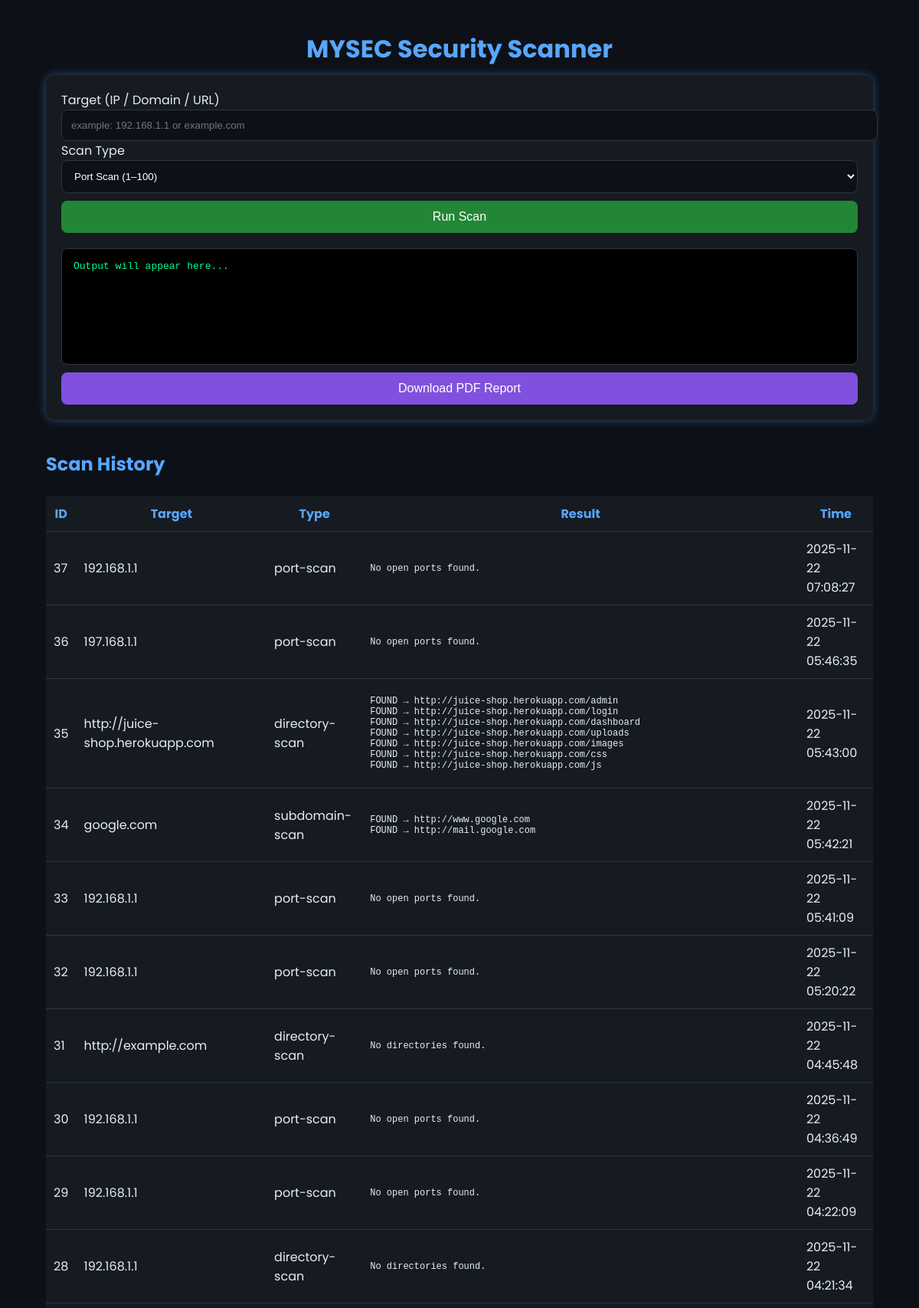
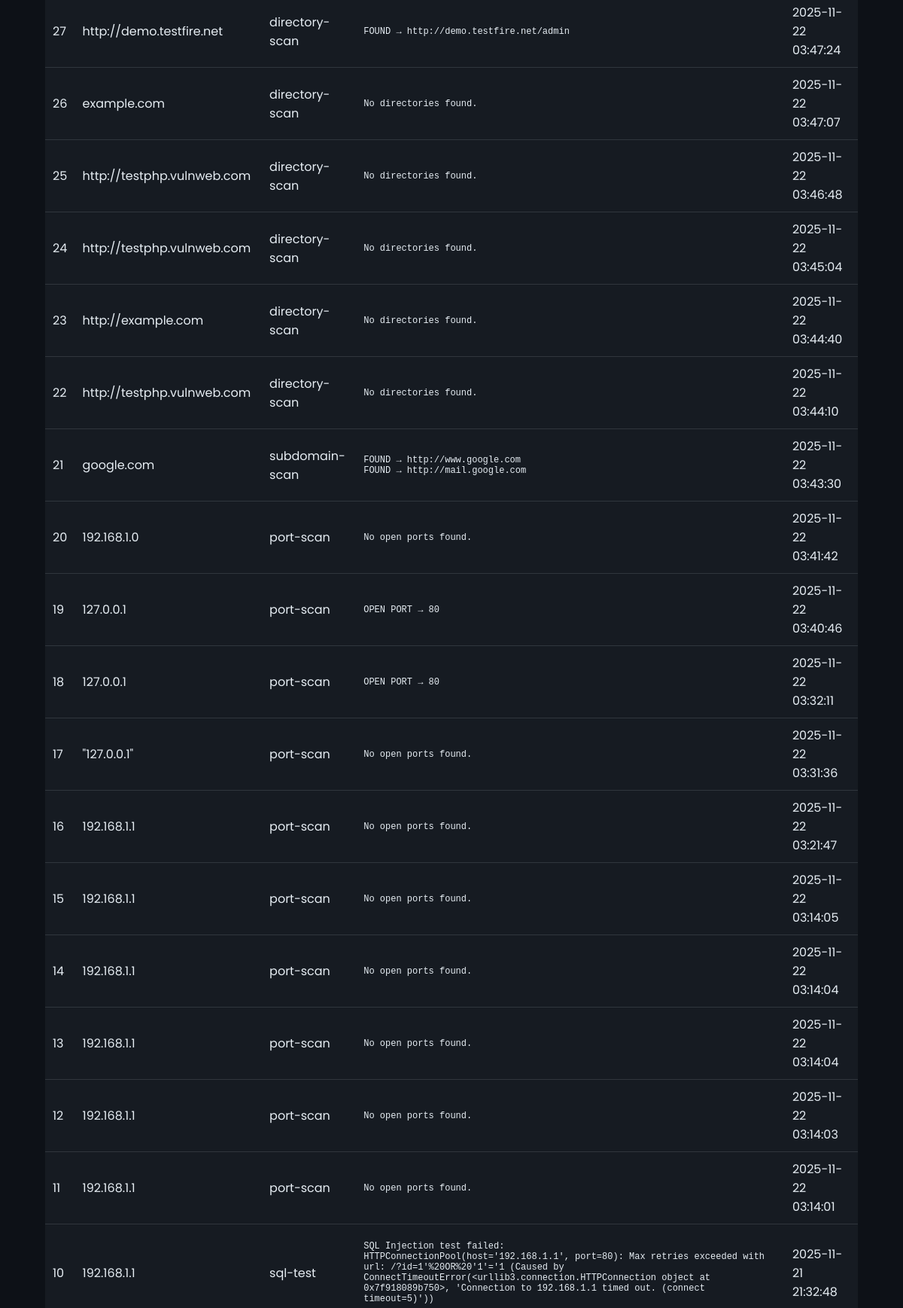
The page / (upper part) on the database its author committed (2 pictures, top to bottom).
### tables this page shows
CREATE TABLE scans (
            id INTEGER PRIMARY KEY AUTOINCREMENT,
            target TEXT,
            type TEXT,
            result TEXT,
            time TEXT
        );

### app.py (the view)
@app.route("/")
def index():
    conn = sqlite3.connect("mysec.db")
    c = conn.cursor()
    c.execute("SELECT * FROM scans ORDER BY id DESC")
    rows = c.fetchall()
    conn.close()
    return render_template("index.html", data=rows)

### templates/index.html (shortened to what this page needs)
<!DOCTYPE html>
<html lang="en">
<head>
</head>
<body>
<div class="container">
    <h1>MYSEC Security Scanner</h1>
    <div class="card">
        <label>Target (IP / Domain / URL)</label>
        <input type="text" id="target" placeholder="example: 192.168.1.1 or example.com">
        <label style="margin-top:15px;">Scan Type</label>
        <select id="scan_type">
            <option value="port-scan">Port Scan (1–100)</option>
        </select>
        <button onclick="runScan()">Run Scan</button>
        <div id="output" class="output-box">Output will appear here...</div>
        <button style="background:#8250df;" onclick="downloadPDF()">Download PDF Report</button>
    </div>
    <h2 style="color:#58a6ff; margin-top:40px;">Scan History</h2>
    <table>
        <tr>
            <th>ID</th>
            <th>Target</th>
            <th>Type</th>
            <th>Result</th>
            <th>Time</th>
        </tr>
        {% for row in data %}
        <tr>
            <td>{{ row[0] }}</td>
            <td>{{ row[1] }}</td>
            <td>{{ row[2] }}</td>
            <td><pre style="white-space: pre-wrap; font-size:12px;">{{ row[3] }}</pre></td>
            <td>{{ row[4] }}</td>
        </tr>
        {% endfor %}
    </table>
</div>
</body>
</html>

### templates/index.html (style rules this page uses)
body { font-family: 'Poppins', sans-serif; background-color: #0d1117; color: #e6edf3; margin: 0; padding: 0; }
.container { width: 90%; margin: 40px auto; }
h1 { text-align: center; color: #58a6ff; margin-bottom: 10px; animation: fadeIn 1s ease-in-out; }
.card { background: #161b22; padding: 20px; border-radius: 12px; box-shadow: 0 0 12px rgba(88, 166, 255, 0.4); animation: slideUp 0.7s ease; }
input, select { width: 100%; padding: 12px; background: #0d1117; border: 1px solid #30363d; border-radius: 8px; color: white; }
button { width: 100%; padding: 12px; margin-top: 10px; background: #238636; color: white; border: none; border-radius: 8px; font-size: 16px; cursor: pointer; transition: 0.3s; }
.output-box { white-space: pre-wrap; background: black; padding: 15px; margin-top: 20px; border-radius: 8px; min-height: 120px; font-family: monospace; color: #00ff95; border: 1px solid #30363d; animation: fadeIn 0.5s ease; }
table { width: 100%; border-collapse: collapse; margin-top: 25px; background: #161b22; }
th, td { padding: 10px; border-bottom: 1px solid #30363d; }
th { color: #58a6ff; }

### rows shown on the page
scans: id "37", target "192.168.1.1", type "port-scan", result "No open ports found.", time "2025-11-22 07:08:27"
scans: id "36", target "197.168.1.1", type "port-scan", result "No open ports found.", time "2025-11-22 05:46:35"
scans: id "35", target "http://juice-shop.herokuapp.com", type "directory-scan", result "FOUND → http://juice-shop.herokuapp.com/admin FOUND → http://juice-shop.herokuapp.com/login FOUND → http://juice-shop.herokuapp.com/dashboard FOUND → http://juice-shop.herokuapp.com/uploads FOUND → http://juice-shop.herokuapp.com/images FOUND → http://juice-shop.herokuapp.com/css FOUND → http://juice-shop.herokuapp.com/js", time "2025-11-22 05:43:00"
scans: id "34", target "google.com", type "subdomain-scan", result "FOUND → http://www.google.com FOUND → http://mail.google.com", time "2025-11-22 05:42:21"
scans: id "33", target "192.168.1.1", type "port-scan", result "No open ports found.", time "2025-11-22 05:41:09"
scans: id "32", target "192.168.1.1", type "port-scan", result "No open ports found.", time "2025-11-22 05:20:22"
scans: id "31", target "http://example.com", type "directory-scan", result "No directories found.", time "2025-11-22 04:45:48"
scans: id "30", target "192.168.1.1", type "port-scan", result "No open ports found.", time "2025-11-22 04:36:49"
scans: id "29", target "192.168.1.1", type "port-scan", result "No open ports found.", time "2025-11-22 04:22:09"
scans: id "28", target "192.168.1.1", type "directory-scan", result "No directories found.", time "2025-11-22 04:21:34"
scans: id "27", target "http://demo.testfire.net", type "directory-scan", result "FOUND → http://demo.testfire.net/admin", time "2025-11-22 03:47:24"
scans: id "26", target "example.com", type "directory-scan", result "No directories found.", time "2025-11-22 03:47:07"
scans: id "25", target "http://testphp.vulnweb.com", type "directory-scan", result "No directories found.", time "2025-11-22 03:46:48"
scans: id "24", target "http://testphp.vulnweb.com", type "directory-scan", result "No directories found.", time "2025-11-22 03:45:04"
scans: id "23", target "http://example.com", type "directory-scan", result "No directories found.", time "2025-11-22 03:44:40"
scans: id "22", target "http://testphp.vulnweb.com", type "directory-scan", result "No directories found.", time "2025-11-22 03:44:10"
scans: id "21", target "google.com", type "subdomain-scan", result "FOUND → http://www.google.com FOUND → http://mail.google.com", time "2025-11-22 03:43:30"
scans: id "20", target "192.168.1.0", type "port-scan", result "No open ports found.", time "2025-11-22 03:41:42"
scans: id "19", target "127.0.0.1", type "port-scan", result "OPEN PORT → 80", time "2025-11-22 03:40:46"
scans: id "18", target "127.0.0.1", type "port-scan", result "OPEN PORT → 80", time "2025-11-22 03:32:11"
scans: id "17", target "\"127.0.0.1\"", type "port-scan", result "No open ports found.", time "2025-11-22 03:31:36"
scans: id "16", target "192.168.1.1", type "port-scan", result "No open ports found.", time "2025-11-22 03:21:47"
scans: id "15", target "192.168.1.1", type "port-scan", result "No open ports found.", time "2025-11-22 03:14:05"
scans: id "14", target "192.168.1.1", type "port-scan", result "No open ports found.", time "2025-11-22 03:14:04"
scans: id "13", target "192.168.1.1", type "port-scan", result "No open ports found.", time "2025-11-22 03:14:04"
scans: id "12", target "192.168.1.1", type "port-scan", result "No open ports found.", time "2025-11-22 03:14:03"
scans: id "11", target "192.168.1.1", type "port-scan", result "No open ports found.", time "2025-11-22 03:14:01"
scans: id "10", target "192.168.1.1", type "sql-test", result "SQL Injection test failed: HTTPConnectionPool(host='192.168.1.1', port=80): Max retries exceeded with url: /?id=1'%20OR%20'1'='1 (Caused by ConnectTimeoutError(<urllib3.connection.HTTPConnection object at 0x7f918089b750>, 'Connection to 192.168.1.1 timed out. (connect timeout=5)'))", time "2025-11-21 21:32:48"
